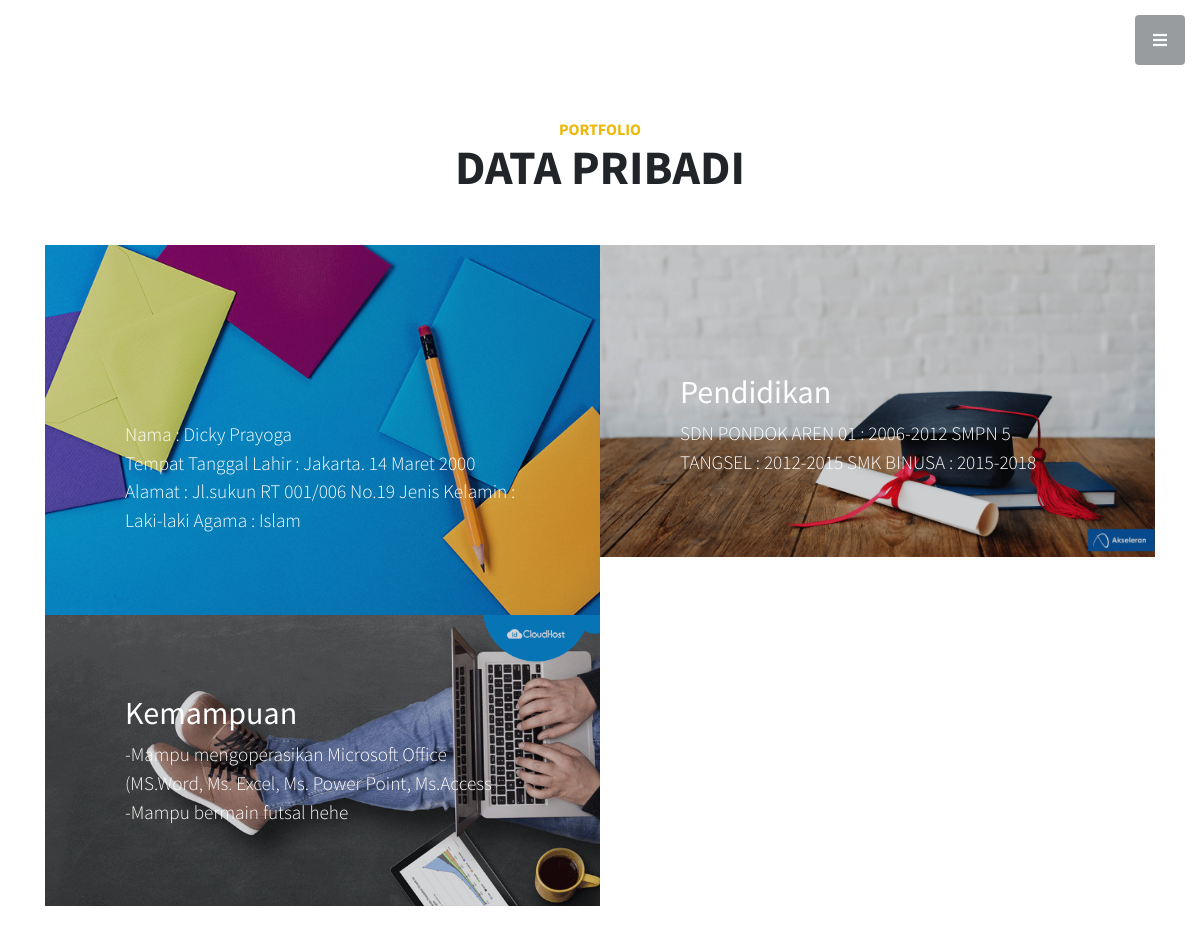
The app's page /portofolio.php with its own data.
### tables this page shows
CREATE TABLE `portofolio` (
  `data` varchar(1000) NOT NULL,
  `pendidikan` varchar(1000) NOT NULL,
  `kemampuan` varchar(1000) NOT NULL
);

### portofolio.php (the view, shortened to what this page needs)
<!DOCTYPE html>
<html lang="en">
<head>
  <link href="vendor/bootstrap/css/bootstrap.min.css" rel="stylesheet">
  <link href="vendor/fontawesome-free/css/all.min.css" rel="stylesheet" type="text/css">
  <link href="vendor/simple-line-icons/css/simple-line-icons.css" rel="stylesheet">
  <link href="css/stylish-portfolio.min.css" rel="stylesheet">
</head>
<body id="page-top">
  <a class="menu-toggle rounded" href="#">
    <i class="fas fa-bars"></i>
  </a>
  <?php
    include "koneksi.php";
    $strSQL = "SELECT * FROM portofolio";
    $runStrSQL = mysqli_query($conn,$strSQL);
    $jmlRowData = mysqli_num_rows($runStrSQL);
    ?>
  <section class="content-section" id="portfolio">
    <div class="container">
      <div class="content-section-heading text-center">
        <h3 class="text-secondary mb-0">Portfolio</h3>
        <h2 class="mb-5">DATA PRIBADI</h2>
      </div>
      <div class="row no-gutters">
        <div class="col-lg-6">
          <a class="portfolio-item">
            <div class="caption">
              <div class="caption-content">
              <?php if ($jmlRowData <= 0) {
                    echo 'Tidak Ada Data Dalam Database';
                }
                else {
                    while($row = mysqli_fetch_assoc($runStrSQL)) {
                ?>
                <p class="mb-0"><?php echo $row["data"] ?></p>
              </div>
            </div>
            <img class="img-fluid" src="img/portfolio-1.jpg" alt="">
          </a>
        </div>
        <div class="col-lg-6">
          <a class="portfolio-item">
            <div class="caption">
              <div class="caption-content">
                <div class="h2">Pendidikan</div>
                <p class="mb-0"><?php echo $row["pendidikan"] ?></p>
              </div>
            </div>
            <img class="img-fluid" src="img/pendidikan.jpg" alt="">
          </a>
        </div>
        <div class="col-lg-6">
          <a class="portfolio-item">
            <div class="caption">
              <div class="caption-content">
                <div class="h2">Kemampuan</div>
                <p class="mb-0"><?php echo $row["kemampuan"] ?></p>
              </div>
            </div>
            <img class="img-fluid" src="img/kemampuan.jpg" alt="">
          </a>
        </div>
      </div>
    </div>
    <?php }
                }
                ?>
  </section>
</body>
</html>

### records on screen
portofolio: data "Nama : Dicky Prayoga Tempat Tanggal Lahir : Jakarta. 14 Maret 2000 Alamat : Jl.sukun RT 001/006 No.19 Jenis Kelamin : Laki-laki Agama : Islam", pendidikan "SDN PONDOK AREN 01 : 2006-2012 SMPN 5 TANGSEL : 2012-2015 SMK BINUSA : 2015-2018", kemampuan "-Mampu mengoperasikan Microsoft Office (MS.Word, Ms. Excel, Ms. Power Point, Ms.Access -Mampu bermain futsal hehe"
